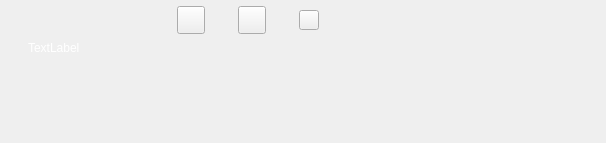
<?xml version="1.0" encoding="UTF-8"?>
<ui version="4.0">
 <class>Sinj</class>
 <widget class="QWidget" name="Sinj">
  <property name="geometry">
   <rect>
    <x>0</x>
    <y>0</y>
    <width>606</width>
    <height>143</height>
   </rect>
  </property>
  <property name="minimumSize">
   <size>
    <width>606</width>
    <height>143</height>
   </size>
  </property>
  <property name="maximumSize">
   <size>
    <width>606</width>
    <height>143</height>
   </size>
  </property>
  <property name="windowTitle">
   <string>Sinj</string>
  </property>
  <layout class="QVBoxLayout" name="verticalLayout">
   <property name="topMargin">
    <number>5</number>
   </property>
   <item>
    <widget class="QWidget" name="widget" native="true">
     <property name="sizePolicy">
      <sizepolicy hsizetype="Preferred" vsizetype="Fixed">
       <horstretch>0</horstretch>
       <verstretch>0</verstretch>
      </sizepolicy>
     </property>
     <layout class="QHBoxLayout" name="horizontalLayout">
      <property name="topMargin">
       <number>1</number>
      </property>
      <property name="bottomMargin">
       <number>1</number>
      </property>
      <item>
       <spacer name="horizontalSpacer">
        <property name="orientation">
         <enum>Qt::Horizontal</enum>
        </property>
        <property name="sizeType">
         <enum>QSizePolicy::Fixed</enum>
        </property>
        <property name="sizeHint" stdset="0">
         <size>
          <width>130</width>
          <height>10</height>
         </size>
        </property>
       </spacer>
      </item>
      <item>
       <widget class="QPushButton" name="lastBtn">
        <property name="sizePolicy">
         <sizepolicy hsizetype="Fixed" vsizetype="Fixed">
          <horstretch>0</horstretch>
          <verstretch>0</verstretch>
         </sizepolicy>
        </property>
        <property name="minimumSize">
         <size>
          <width>28</width>
          <height>28</height>
         </size>
        </property>
        <property name="maximumSize">
         <size>
          <width>28</width>
          <height>28</height>
         </size>
        </property>
        <property name="styleSheet">
         <string notr="true">QPushButton{
	border-image: url(:/icon/last.png);
}</string>
        </property>
        <property name="text">
         <string/>
        </property>
       </widget>
      </item>
      <item>
       <widget class="QPushButton" name="nextBtn">
        <property name="minimumSize">
         <size>
          <width>28</width>
          <height>28</height>
         </size>
        </property>
        <property name="maximumSize">
         <size>
          <width>28</width>
          <height>28</height>
         </size>
        </property>
        <property name="styleSheet">
         <string notr="true">QPushButton{
	border-image: url(:/icon/next.png);
}</string>
        </property>
        <property name="text">
         <string/>
        </property>
       </widget>
      </item>
      <item>
       <widget class="QPushButton" name="editBtn">
        <property name="minimumSize">
         <size>
          <width>20</width>
          <height>20</height>
         </size>
        </property>
        <property name="maximumSize">
         <size>
          <width>20</width>
          <height>20</height>
         </size>
        </property>
        <property name="styleSheet">
         <string notr="true">QPushButton{
	border-image: url(:/icon/edit.png);
}</string>
        </property>
        <property name="text">
         <string/>
        </property>
       </widget>
      </item>
      <item>
       <widget class="QPushButton" name="settingBtn">
        <property name="minimumSize">
         <size>
          <width>20</width>
          <height>20</height>
         </size>
        </property>
        <property name="maximumSize">
         <size>
          <width>20</width>
          <height>20</height>
         </size>
        </property>
        <property name="styleSheet">
         <string notr="true">QPushButton{
	border-image: url(:/icon/setting.png);
}</string>
        </property>
        <property name="text">
         <string/>
        </property>
        <property name="flat">
         <bool>true</bool>
        </property>
       </widget>
      </item>
      <item>
       <widget class="QPushButton" name="closeBtn">
        <property name="sizePolicy">
         <sizepolicy hsizetype="Fixed" vsizetype="Fixed">
          <horstretch>0</horstretch>
          <verstretch>0</verstretch>
         </sizepolicy>
        </property>
        <property name="minimumSize">
         <size>
          <width>20</width>
          <height>20</height>
         </size>
        </property>
        <property name="maximumSize">
         <size>
          <width>20</width>
          <height>20</height>
         </size>
        </property>
        <property name="styleSheet">
         <string notr="true">QPushButton{
border-image: url(:/icon/close.png);
}</string>
        </property>
        <property name="text">
         <string/>
        </property>
        <property name="flat">
         <bool>true</bool>
        </property>
       </widget>
      </item>
      <item>
       <spacer name="horizontalSpacer_2">
        <property name="orientation">
         <enum>Qt::Horizontal</enum>
        </property>
        <property name="sizeType">
         <enum>QSizePolicy::Fixed</enum>
        </property>
        <property name="sizeHint" stdset="0">
         <size>
          <width>130</width>
          <height>10</height>
         </size>
        </property>
       </spacer>
      </item>
     </layout>
    </widget>
   </item>
   <item alignment="Qt::AlignHCenter|Qt::AlignTop">
    <widget class="QLabel" name="textLbl">
     <property name="sizePolicy">
      <sizepolicy hsizetype="Preferred" vsizetype="Preferred">
       <horstretch>0</horstretch>
       <verstretch>0</verstretch>
      </sizepolicy>
     </property>
     <property name="minimumSize">
      <size>
       <width>550</width>
       <height>70</height>
      </size>
     </property>
     <property name="maximumSize">
      <size>
       <width>550</width>
       <height>70</height>
      </size>
     </property>
     <property name="styleSheet">
      <string notr="true">QLabel{
	font: 18pt &quot;黑体&quot;;
	color: rgb(255, 255, 255);
}</string>
     </property>
     <property name="frameShape">
      <enum>QFrame::NoFrame</enum>
     </property>
     <property name="frameShadow">
      <enum>QFrame::Plain</enum>
     </property>
     <property name="text">
      <string notr="true">TextLabel</string>
     </property>
     <property name="alignment">
      <set>Qt::AlignLeading|Qt::AlignLeft|Qt::AlignTop</set>
     </property>
    </widget>
   </item>
  </layout>
 </widget>
 <resources/>
 <connections/>
</ui>
